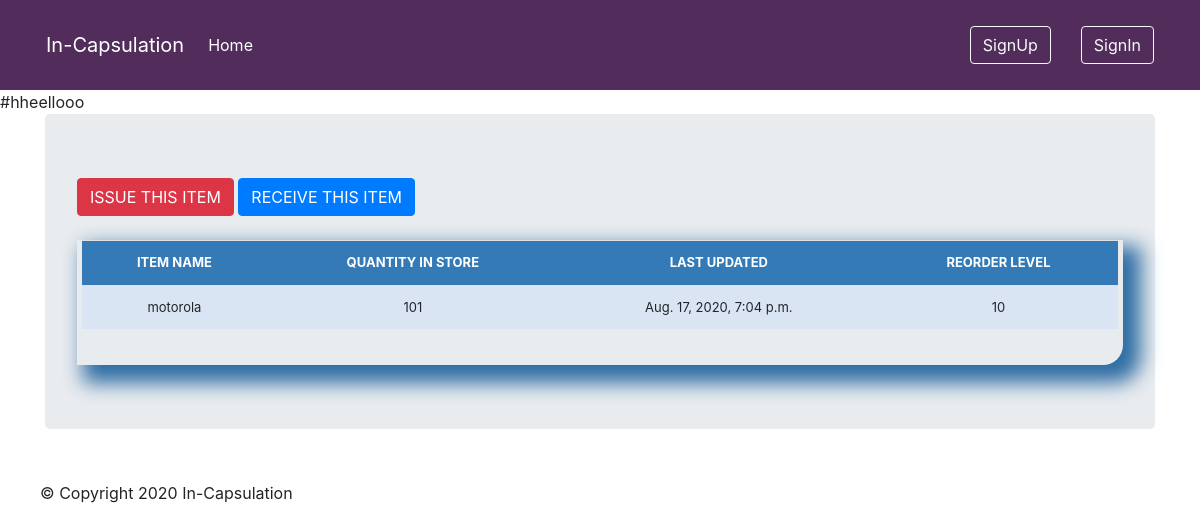
The page /stock_detail/9/ on the database its author committed.
### mgm/models.py (models this page shows, shortened)
class Stock(models.Model):
    category = models.ForeignKey(Category, on_delete=models.CASCADE, blank=True)
    item_name = models.CharField(max_length=50, blank=True, null=True)
    quantity = models.IntegerField(default='0', blank=False, null=False)
    receive_quantity = models.IntegerField(default='0', blank=True, null=True)
    receive_by = models.CharField(max_length=50, blank=True, null=True)
    issue_quantity = models.IntegerField(default='0', blank=True, null=True)
    issue_by = models.CharField(max_length=50, blank=True, null=True)
    issue_to = models.CharField(max_length=50, blank=True, null=True)
    phone_number = models.CharField(max_length=50, blank=True, null=True)
    created_by = models.CharField(max_length=50, blank=True, null=True)
    reorder_level = models.IntegerField(default='0', blank=True, null=True)
    last_updated = models.DateTimeField(auto_now_add=False, auto_now=True)
    timestamp = models.DateTimeField(auto_now_add=True, auto_now=False)

### mgm/views.py (the view)
# urls.py: path('stock_detail/<str:pk>/', views.stock_detail, name="stock_detail"),
def stock_detail(request, pk):
    queryset = Stock.objects.get(id=pk)
    context = {
        "queryset": queryset,
    }
    return render(request, "stock_detail.html", context)

### mgm/templates/stock_detail.html (shortened to what this page needs)
{% extends 'base.html' %}
{% load staticfiles %}
{% load crispy_forms_tags %}
  {% block content%}
   {% include 'navbar.html' %}
<main role="main" class="container">
  <div class="jumbotron">
    <a href="{% url 'issue_items' queryset.id %}"><div class='btn btn-danger'>ISSUE THIS ITEM</div></a>
    <a href="{% url 'receive_items' queryset.id %}"><div class='btn btn-primary'>RECEIVE THIS ITEM</div></a>
        <br><br>
        <div class="display_table">
          <table class='table'>
                  <tr>
                    <th>ITEM NAME</th>
                    <th>QUANTITY IN STORE</th>
                    <th>LAST UPDATED</th>
                    <th>REORDER LEVEL</th>
                  </tr>
                  <tr>
                    <td>{{queryset.item_name}}</td>
                    <td>{{queryset.quantity}}</td>
                    <td>{{queryset.last_updated}}</td>
                    <td>{{queryset.reorder_level}}</td>
                  </tr>
          </table>
        </div>
  </div>
</main>
   {% endblock %}

### mgm/static/css/stylesheet.css (style rules this page uses)
body { background-color: #34eb6b; }
.table { font-size: 13px; text-align: center; width: 95%; margin: auto; text-align: center; }
.table tr:nth-child(odd) { background: #B8CAE4 }
.table tr:nth-child(even) { background: #dae5f4 }
th { background-color: #337ab7; color: white; }
.display_table { border-bottom-right-radius: 20px; padding-left: 5px; padding-right: 5px; padding-bottom: 20px; box-shadow: 12px 12px 20px 6px #2e6da4; }

### rows shown on the page
Stock: item_name "motorola", quantity "101", last_updated "Aug. 17, 2020, 7:04 p.m.", reorder_level "10"
